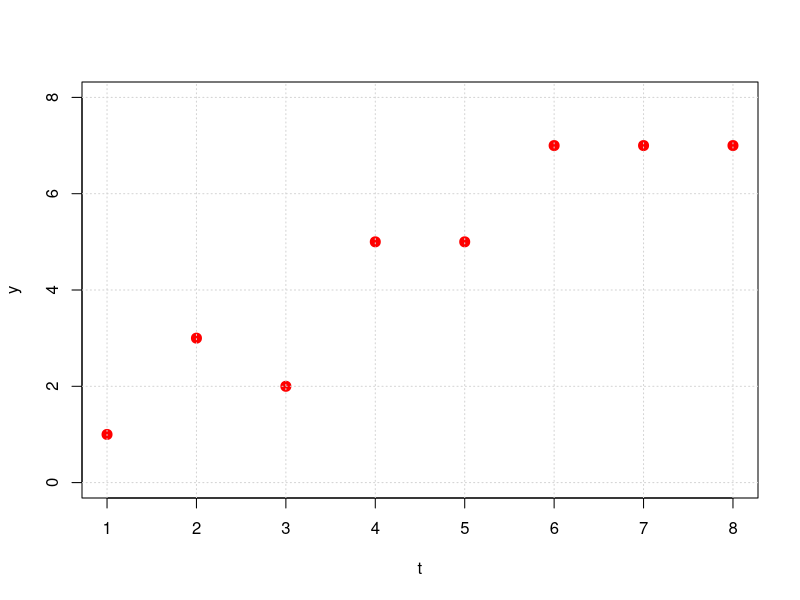
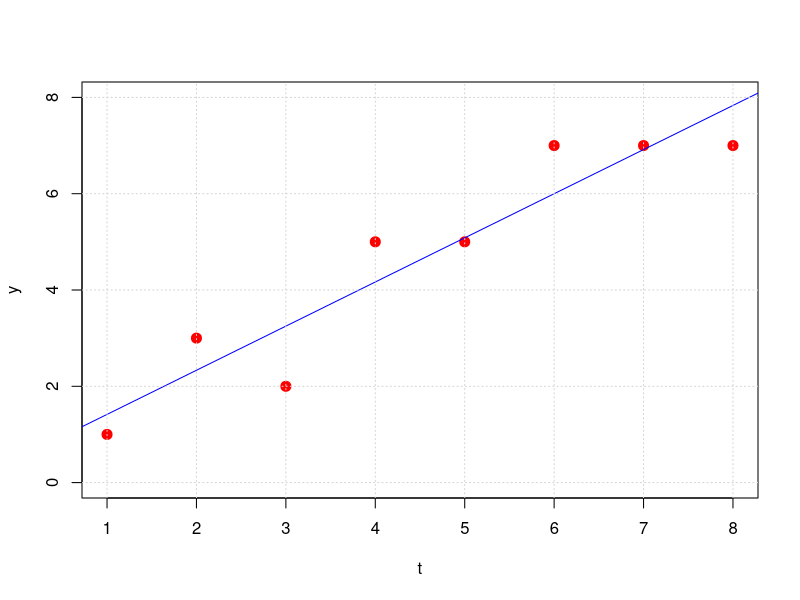
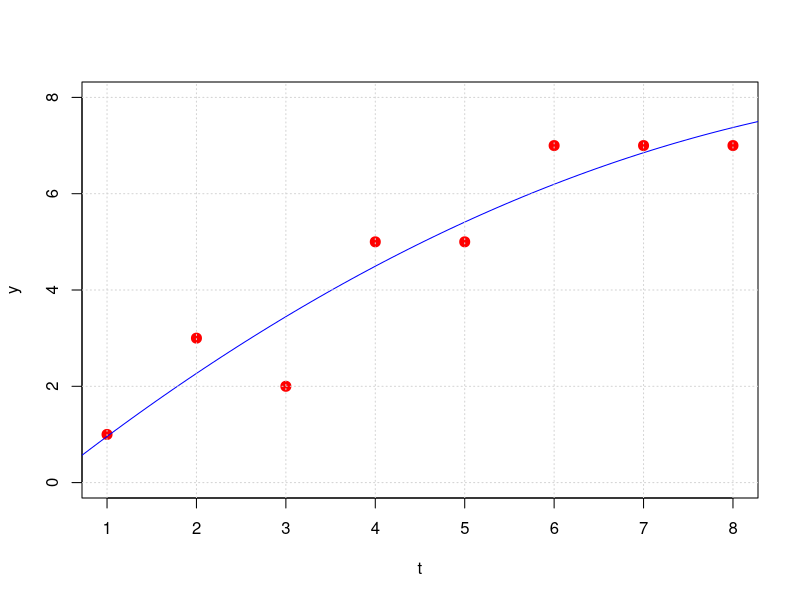

Here is the R script that generated these plots, in order:
## ---- chunk 1
library(pracma)
## ---- chunk 2
A <- cbind(c(0,3,4),c(2,2,1))
b  <-  c(2,-1,1)
a1 <- A[,1]
a2 <- A[,2]
P1 <- a1 %*% solve(t(a1) %*% a1) %*% t(a1)
P2 <- a2 %*% solve(t(a2) %*% a2) %*% t(a2)
print(b1.hat <- P1 %*% b)                  # Part a
print(b2.hat <- P2 %*% b)                  # Part b
print(A.pseudo <- solve(t(A)%*%A)%*%t(A))  # Part c
print(PW <- A%*%A.pseudo)                  # Part d
print(b.hat <- PW%*%b)                     # Part e
print(b1.hat + b2.hat)                     # Part f
## ---- chunk 3
v1 <- b.hat
v2 <- b - b.hat
v1 + v2
t(v1) %*% v2
## ---- chunk 4
Norm(v2)
## ---- chunk 5
t <- 1:8
y <- c(1,3,2,5,5,7,7,7)
plot(t, y, col = "red", pch = 20, cex = 2, xlim = c(1,8), ylim = c(0,8))
grid()
## ---- chunk 6
# Set up vandermonde function for convenience
vandermonde <- function(x) {
  A <- outer(x, (length(x)):1 - 1, "^")
  return(A)
}

# Our least squares problem is defined by last two columns of Vandermonde matrix
A2 <- vandermonde(t)[,(length(t)-1):(length(t))]

# Solve the normal equations
coeffs2 <- solve(t(A2)%*%A2, t(A2)%*%y)
print(t(coeffs2))

# Plot
f <- function(coeffs, z) horner(coeffs,z)
plot(t, y, col = "red", pch = 20, cex = 2, xlim = c(1,8), ylim = c(0,8))
tt <- seq(0, 9, length = 100)
lines(tt, f(coeffs2, tt)$y, col = "blue")
grid()
## ---- chunk 7
A3 <- vandermonde(t)[,(length(t)-2):(length(t))]
coeffs3 <- solve(t(A3)%*%A3, t(A3)%*%y)
print(t(coeffs3))

# Plot
f <- function(coeffs, z) horner(coeffs,z)
plot(t, y, col = "red", pch = 20, cex = 2, xlim = c(1,8), ylim = c(0,8))
tt <- seq(0, 9, length = 100)
lines(tt, f(coeffs3, tt)$y, col = "blue")
grid()
## ---- chunk 8
b <- y
# sum of squared residuals for part a)
print(ssr.a <- (Norm(A2%*%coeffs2-y))^2)
print(ssr.b <- (Norm(A3%*%coeffs3-y))^2)
